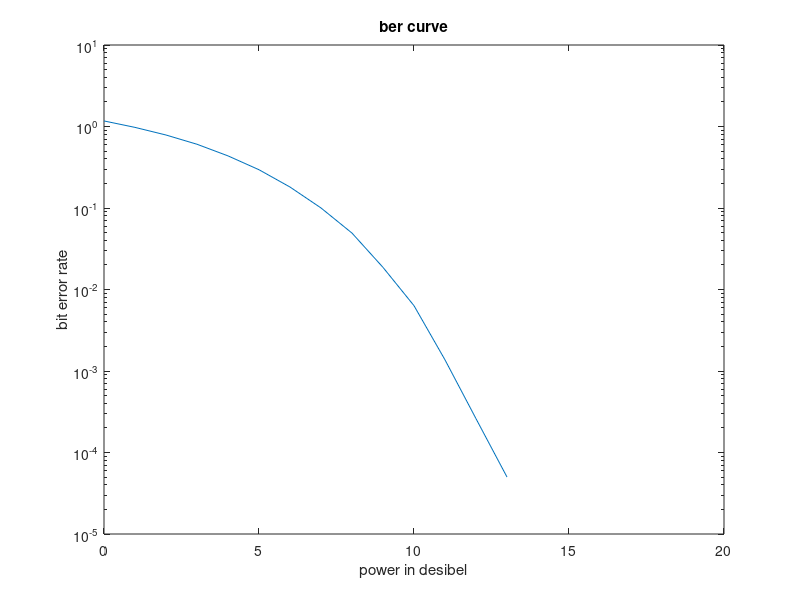

Here is the MATLAB script that generated this plot:
clc;
clear all;
close all;
m=4;
n=10^5;

xr=randi([0 m-1],m,n);
ebno=[0:20];
for i=1:length(ebno);
    xm=pskmod(xr,m,0);
    yo=awgn(xm,ebno(i));
    xdm=pskdemod(yo,m);
    err(i)=symerr(xr,xdm);
end
ber=err/n;
semilogy(ebno,ber);
%thber=1/2.*erfc(sqrt(eb/no));
%semilogy(ebno,thber);
xlabel('power in desibel');
ylabel('bit error rate');
title('ber curve');